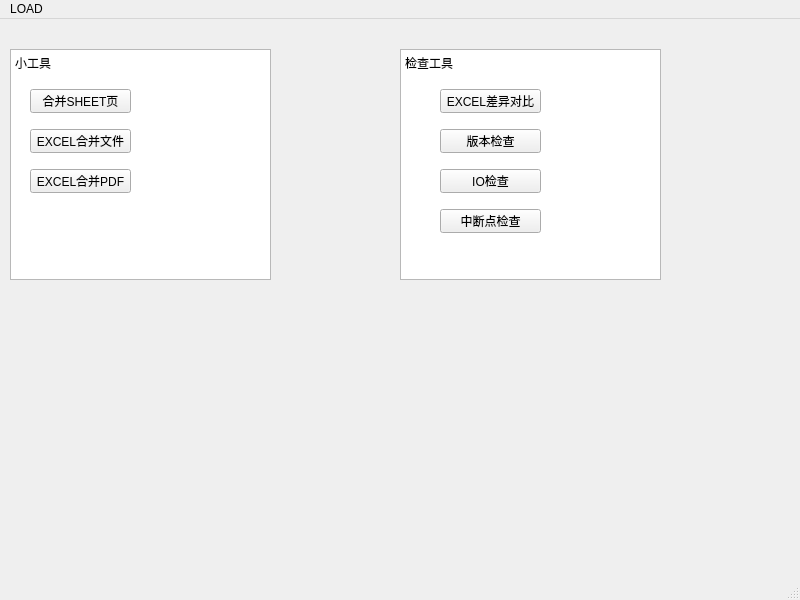
<?xml version="1.0" encoding="UTF-8"?>
<ui version="4.0">
 <class>HelloWindow</class>
 <widget class="QMainWindow" name="HelloWindow">
  <property name="geometry">
   <rect>
    <x>0</x>
    <y>0</y>
    <width>800</width>
    <height>600</height>
   </rect>
  </property>
  <property name="windowTitle">
   <string>HelloWindow</string>
  </property>
  <widget class="QWidget" name="centralwidget">
   <widget class="QPushButton" name="bt_mergeSheet">
    <property name="geometry">
     <rect>
      <x>30</x>
      <y>70</y>
      <width>101</width>
      <height>24</height>
     </rect>
    </property>
    <property name="text">
     <string>合并SHEET页</string>
    </property>
   </widget>
   <widget class="QPushButton" name="bt_mergeExcel">
    <property name="geometry">
     <rect>
      <x>30</x>
      <y>110</y>
      <width>101</width>
      <height>24</height>
     </rect>
    </property>
    <property name="text">
     <string>EXCEL合并文件</string>
    </property>
   </widget>
   <widget class="QPushButton" name="bt_mergeExceltoPDF">
    <property name="geometry">
     <rect>
      <x>30</x>
      <y>150</y>
      <width>101</width>
      <height>24</height>
     </rect>
    </property>
    <property name="text">
     <string>EXCEL合并PDF</string>
    </property>
   </widget>
   <widget class="QPushButton" name="pushButton_4">
    <property name="geometry">
     <rect>
      <x>440</x>
      <y>70</y>
      <width>101</width>
      <height>24</height>
     </rect>
    </property>
    <property name="text">
     <string>EXCEL差异对比</string>
    </property>
   </widget>
   <widget class="QTextEdit" name="textEdit">
    <property name="geometry">
     <rect>
      <x>10</x>
      <y>30</y>
      <width>261</width>
      <height>231</height>
     </rect>
    </property>
    <property name="html">
     <string>&lt;!DOCTYPE HTML PUBLIC &quot;-//W3C//DTD HTML 4.0//EN&quot; &quot;http://www.w3.org/TR/REC-html40/strict.dtd&quot;&gt;
&lt;html&gt;&lt;head&gt;&lt;meta name=&quot;qrichtext&quot; content=&quot;1&quot; /&gt;&lt;meta charset=&quot;utf-8&quot; /&gt;&lt;style type=&quot;text/css&quot;&gt;
p, li { white-space: pre-wrap; }
hr { height: 1px; border-width: 0; }
&lt;/style&gt;&lt;/head&gt;&lt;body style=&quot; font-family:'Microsoft YaHei UI'; font-size:9pt; font-weight:400; font-style:normal;&quot;&gt;
&lt;p style=&quot; margin-top:0px; margin-bottom:0px; margin-left:0px; margin-right:0px; -qt-block-indent:0; text-indent:0px;&quot;&gt;小工具&lt;/p&gt;&lt;/body&gt;&lt;/html&gt;</string>
    </property>
   </widget>
   <widget class="QTextEdit" name="textEdit_2">
    <property name="geometry">
     <rect>
      <x>400</x>
      <y>30</y>
      <width>261</width>
      <height>231</height>
     </rect>
    </property>
    <property name="html">
     <string>&lt;!DOCTYPE HTML PUBLIC &quot;-//W3C//DTD HTML 4.0//EN&quot; &quot;http://www.w3.org/TR/REC-html40/strict.dtd&quot;&gt;
&lt;html&gt;&lt;head&gt;&lt;meta name=&quot;qrichtext&quot; content=&quot;1&quot; /&gt;&lt;meta charset=&quot;utf-8&quot; /&gt;&lt;style type=&quot;text/css&quot;&gt;
p, li { white-space: pre-wrap; }
hr { height: 1px; border-width: 0; }
&lt;/style&gt;&lt;/head&gt;&lt;body style=&quot; font-family:'Microsoft YaHei UI'; font-size:9pt; font-weight:400; font-style:normal;&quot;&gt;
&lt;p style=&quot; margin-top:0px; margin-bottom:0px; margin-left:0px; margin-right:0px; -qt-block-indent:0; text-indent:0px;&quot;&gt;检查工具&lt;/p&gt;&lt;/body&gt;&lt;/html&gt;</string>
    </property>
   </widget>
   <widget class="QPushButton" name="pushButton_5">
    <property name="geometry">
     <rect>
      <x>440</x>
      <y>110</y>
      <width>101</width>
      <height>24</height>
     </rect>
    </property>
    <property name="text">
     <string>版本检查</string>
    </property>
   </widget>
   <widget class="QPushButton" name="pushButton_6">
    <property name="geometry">
     <rect>
      <x>440</x>
      <y>150</y>
      <width>101</width>
      <height>24</height>
     </rect>
    </property>
    <property name="text">
     <string>IO检查</string>
    </property>
   </widget>
   <widget class="QPushButton" name="pushButton_7">
    <property name="geometry">
     <rect>
      <x>440</x>
      <y>190</y>
      <width>101</width>
      <height>24</height>
     </rect>
    </property>
    <property name="text">
     <string>中断点检查</string>
    </property>
   </widget>
   <zorder>textEdit_2</zorder>
   <zorder>textEdit</zorder>
   <zorder>bt_mergeSheet</zorder>
   <zorder>bt_mergeExcel</zorder>
   <zorder>bt_mergeExceltoPDF</zorder>
   <zorder>pushButton_4</zorder>
   <zorder>pushButton_5</zorder>
   <zorder>pushButton_6</zorder>
   <zorder>pushButton_7</zorder>
  </widget>
  <widget class="QMenuBar" name="menubar">
   <property name="geometry">
    <rect>
     <x>0</x>
     <y>0</y>
     <width>800</width>
     <height>21</height>
    </rect>
   </property>
   <widget class="QMenu" name="menuxixi">
    <property name="title">
     <string>LOAD</string>
    </property>
   </widget>
   <addaction name="menuxixi"/>
  </widget>
  <widget class="QStatusBar" name="statusbar"/>
 </widget>
 <resources/>
 <connections/>
</ui>
